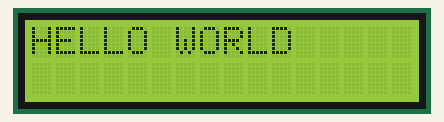
This sketch was run on a simulated Arduino Uno, built with avr-gcc and run on an emulated ATmega328P. Parts: 16×2 character LCD.

Above: at 0.2 s.
At 1.3 s:
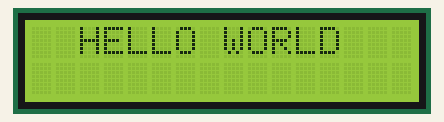
At 2.3 s:
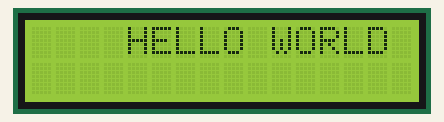
At 4.4 s:
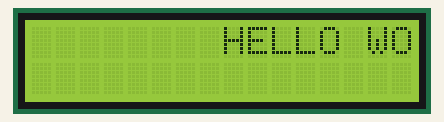
At 6.4 s:
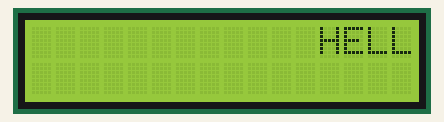
At 8.5 s:
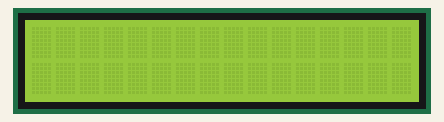

The sketch:

LCD_I2C.ino
```cpp
#include <Wire.h>              // Librería para comunicación I2C (necesaria para el LCD)
#include <LiquidCrystal_I2C.h> // Librería específica para pantallas LCD con módulo I2C

// Crea un objeto LCD con dirección I2C 0x27, 16 columnas y 2 filas
LiquidCrystal_I2C mi_lcd(0x27, 16, 2);

void setup()
{
  mi_lcd.init();        // Inicializa la pantalla LCD
  mi_lcd.backlight();   // Activa la retroiluminación del LCD
  mi_lcd.clear();       // Limpia cualquier texto previo en pantalla

  mi_lcd.setCursor(0, 0);     // Posiciona el cursor en la columna 0, fila 0
  mi_lcd.print("Inicando");   // Muestra el texto "Inicando" en la pantalla
  delay(100);                 // Pequeña pausa para dar tiempo a visualizar el mensaje
}

void loop()
{
  // Bucle que mueve el texto "HELLO WORLD" de izquierda a derecha
  for (int i = 0; i < 17; i++)
  {
    mi_lcd.clear();           // Limpia la pantalla antes de cada nueva posición
    mi_lcd.setCursor(i, 0);   // Posiciona el cursor en la columna 'i', fila 0
    mi_lcd.print("HELLO WORLD"); // Muestra el texto en la posición actual
    delay(500);               // Espera medio segundo antes de mover el texto
  }

  delay(1000); // Pausa de 1 segundo antes de repetir el desplazamiento
}
```

Measured:
- by itself, everything shown: repeats every 9.7 s, in 17 steps
- what the display in image 0 shows lasts 0.5 s, from 0.2 s to 0.7 s
- what the display in image 5 shows lasts 1.5 s, from 8.4 s to 9.9 s
